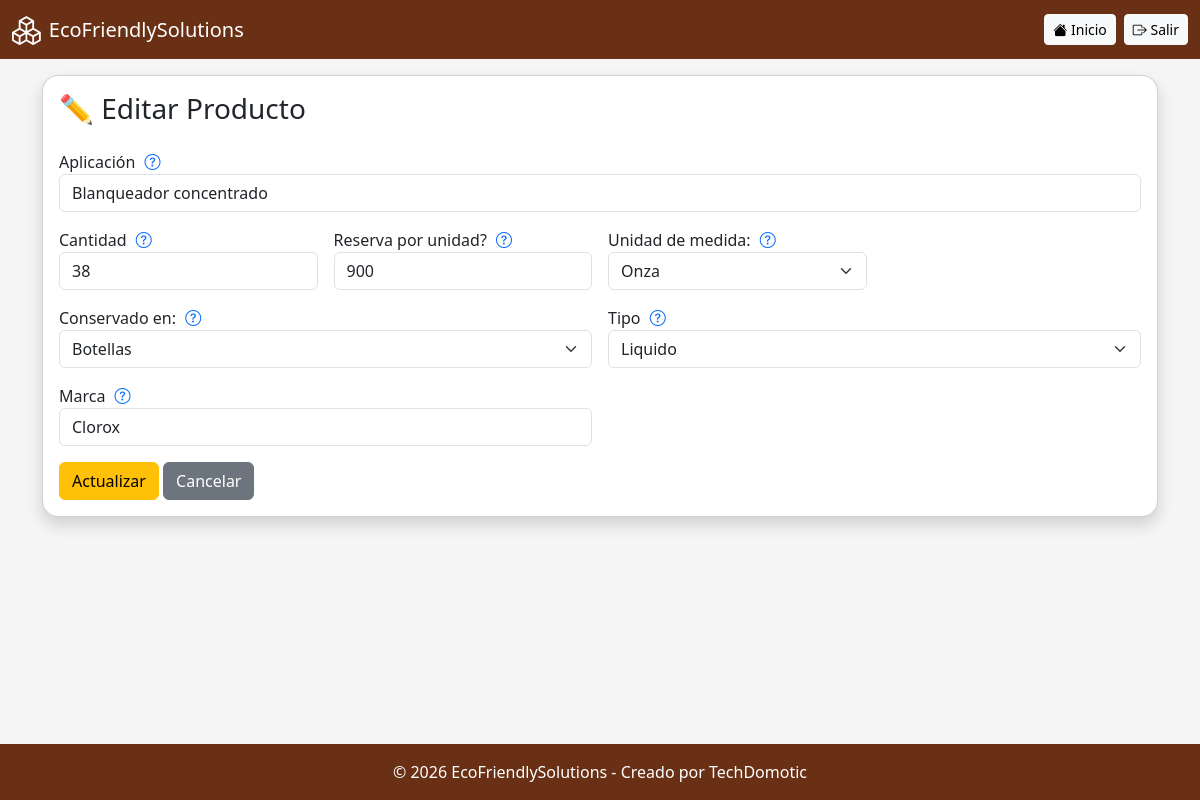
Page /productos/editar.php?id=3 (signed in) on the earlier database version.
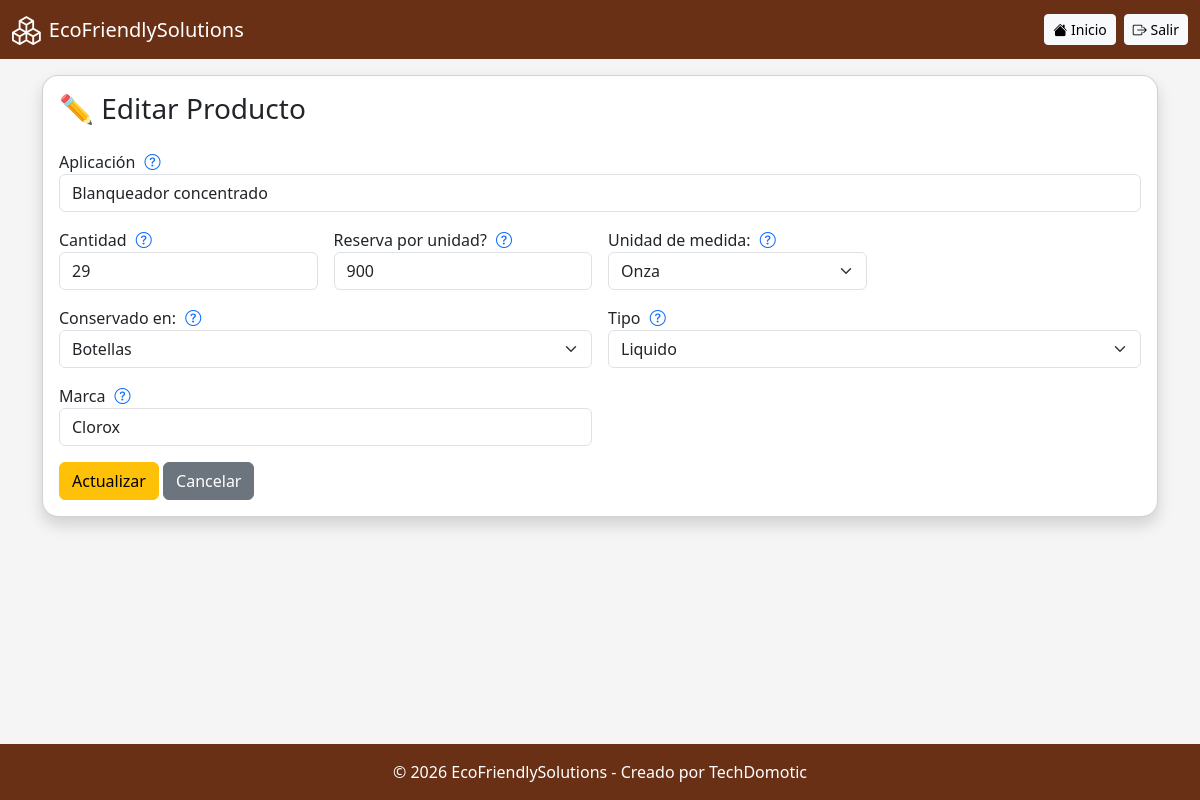
Same page on the later database version.
### tables this page shows
CREATE TABLE `productos` (
  `id_producto` int(11) NOT NULL,
  `nombre` varchar(250) NOT NULL,
  `cantidad` double DEFAULT NULL,
  `reserva` double DEFAULT NULL,
  `total` double DEFAULT NULL,
  `medida` varchar(120) DEFAULT NULL,
  `conservado` varchar(120) DEFAULT NULL,
  `tipo` varchar(120) DEFAULT NULL,
  `marca` varchar(120) DEFAULT NULL,
  `estatus` tinyint(1) DEFAULT 1,
  `fecha_eliminacion` timestamp NOT NULL DEFAULT current_timestamp() ON UPDATE current_timestamp(),
  `fecha_creacion` timestamp NOT NULL DEFAULT current_timestamp()
);

### productos/editar.php (the view, shortened to what this page needs)
<?php
include '../includes/conexion.php';
include '../includes/header.php';
$id = intval($_GET['id']);
$producto = $conn->query("
SELECT * FROM productos WHERE id_producto=$id
")->fetch_assoc();
?>
<div class="card shadow rounded-4">
<div class="card-body">
<h3 class="mb-4">✏️ Editar Producto</h3>
<form method="POST" class="row g-3">
<div class="col-12">
<label>Aplicaci&oacute;n
    <i class="bi bi-question-circle text-primary"
     style="cursor: pointer; margin-left: 5px;"
     data-bs-toggle="tooltip"
     data-bs-placement="top"
     title="Describa para qué sirve el producto. Ejemplo: Limpieza de superficies.">
  </i>
</label>
<input type="text" name="nombre"
class="form-control"
value="<?= htmlspecialchars($producto['nombre']); ?>"
required>
</div>
<div class="col-md-3">
<label>Cantidad
    <i class="bi bi-question-circle text-primary"
     style="cursor: pointer; margin-left: 5px;"
     data-bs-toggle="tooltip"
     data-bs-placement="top"
     title="Escriba en unidades cuantos productos tiene.">
    </i>
</label>
<input type="double"
name="cantidad"
class="form-control"
value="<?= $producto['cantidad']; ?>"
required>
</div>
<div class="col-md-3">
<label>Reserva por unidad?
    <i class="bi bi-question-circle text-primary"
     style="cursor: pointer; margin-left: 5px;"
     data-bs-toggle="tooltip"
     data-bs-placement="top"
     title="Escriba cuanto pesa por producto en cantidad númerica. Ejemplo: 1 botella igual a 900 ML">
    </i>
</label>
<input type="number" step="0"
name="reserva"
class="form-control"
value="<?= $producto['reserva']; ?>"
required>
</div>
<div class="col-md-3">
<label>Unidad de medida:
    <i class="bi bi-question-circle text-primary"
     style="cursor: pointer; margin-left: 5px;"
     data-bs-toggle="tooltip"
     data-bs-placement="top"
     title="Seleccione la unidad de medida del producto">
    </i>
</label>
<select name="medida" class="form-select" required>
<option value="oz">Onza</option>
</select>
</div>
<div class="col-md-6">
<label>Conservado en:
    <i class="bi bi-question-circle text-primary"
     style="cursor: pointer; margin-left: 5px;"
     data-bs-toggle="tooltip"
     data-bs-placement="top"
     title="Seleccione como se conserva el producto">
    </i>
</label>
<select name="conservado" class="form-select">
<option value="Botellas" <?= $producto['conservado']=='Botellas'?'selected':'' ?>>Botellas</option>
</select>
</div>
<div class="col-md-6">
<label>Tipo
    <i class="bi bi-question-circle text-primary"
     style="cursor: pointer; margin-left: 5px;"
     data-bs-toggle="tooltip"
     data-bs-placement="top"
     title="Seleccione como esta hecho el producto.">
    </i>
</label>
<select name="tipo" class="form-select">
<option value="Liquido" <?= $producto['tipo']=='Liquido'?'selected':'' ?>>Liquido</option>
</select>
</div>
<div class="col-md-6">
<label>Marca
    <i class="bi bi-question-circle text-primary"
     style="cursor: pointer; margin-left: 5px;"
     data-bs-toggle="tooltip"
     data-bs-placement="top"
     title="Escriba que distribuidor representa el producto.">
    </i>
</label>
<input type="text" name="marca"
class="form-control"
value="<?= htmlspecialchars($producto['marca']); ?>"
required>
</div>
<div class="col-12 mt-3">
<button class="btn btn-warning">Actualizar</button>
<a href="listar.php" class="btn btn-secondary">Cancelar</a>
</div>
</form>
</div>
</div>
<?php include '../includes/footer.php'; ?>

Differences in the rows shown:
changed productos "Blanqueador concentrado": cantidad "38" → "29"
